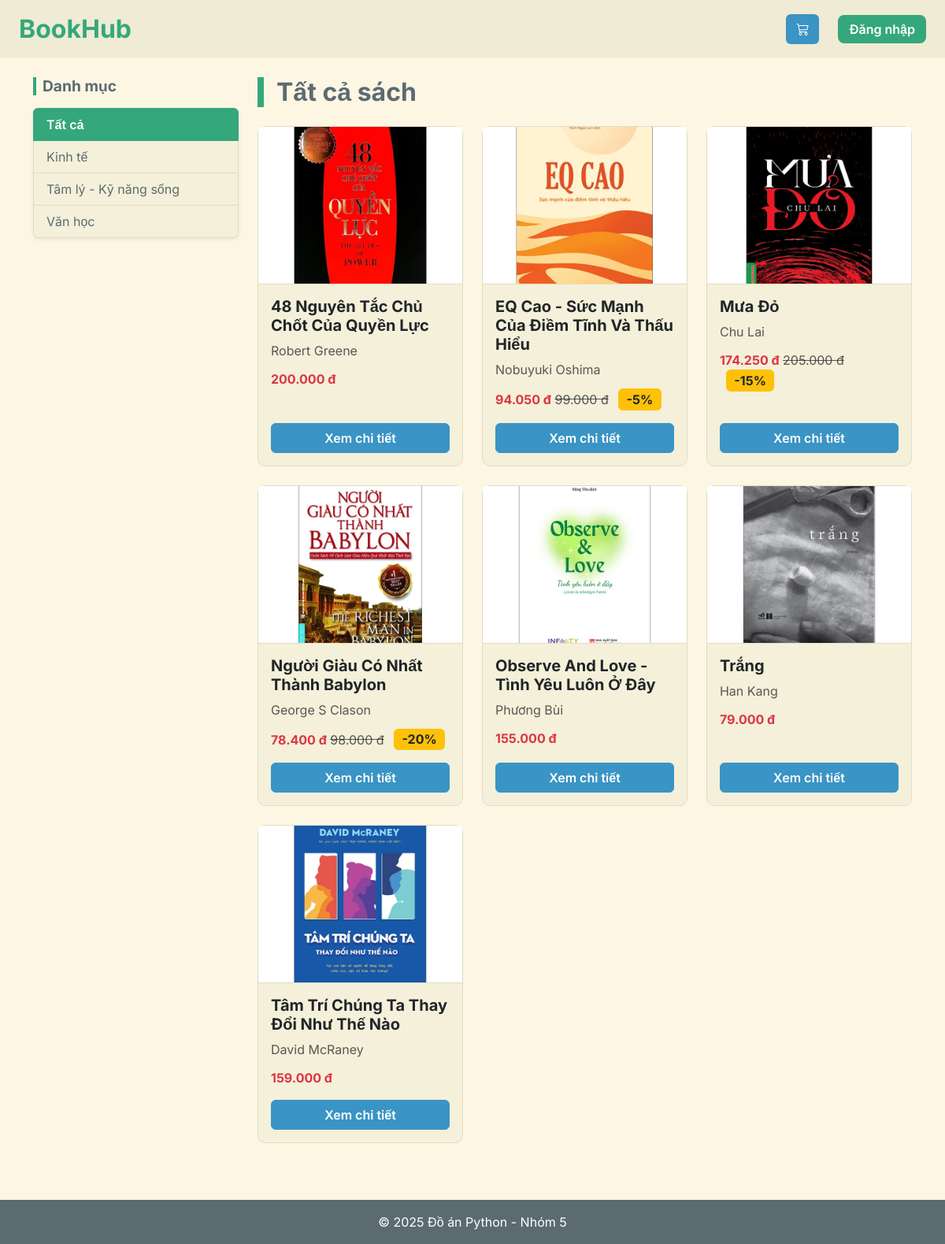
The page / on the database its author committed.
### store/models.py (models this page shows, shortened)
class Category(models.Model):
    name = models.CharField(max_length=100, db_index=True)
    slug = models.SlugField(max_length=100, unique=True)
    class Meta:
        ordering = ('name',)
        verbose_name = 'Danh mục'
        verbose_name_plural = 'Danh mục'

class Book(models.Model):
    category = models.ForeignKey(Category, related_name='books', on_delete=models.CASCADE)
    title = models.CharField(db_index=True)
    slug = models.SlugField(unique=True)
    author = models.CharField(max_length=150)
    description = models.TextField(blank=True)
    price = models.DecimalField(max_digits=10, decimal_places=0)
    stock = models.IntegerField()
    available = models.BooleanField(default=True)
    image = models.ImageField(blank=True)
    discount_percent = models.PositiveIntegerField(default=0)
    created = models.DateTimeField(auto_now_add=True)
    updated = models.DateTimeField(auto_now=True)
    class Meta:
        ordering = ('title',)
        verbose_name = 'Sách'
        verbose_name_plural = 'Sách'
    def get_discount_price(self):
        if self.discount_percent > 0:
            return self.price * (100 - self.discount_percent) / 100
        return self.price

### store/views.py (the view)
# urls.py: path('', views.book_list, name='book_list'),
def book_list(request, category_slug=None):
    category = None
    categories = Category.objects.all()
    books = Book.objects.filter(available=True, stock__gt=0)
    if category_slug:
        category = get_object_or_404(Category, slug=category_slug)
        books = books.filter(category=category)
    context = {
        'category': category,
        'categories': categories,
        'books': books,
    }
    return render(request, 'store/list.html', context)

### cart/context_processors.py (called while the page is built)
def cart_item_count(request):
    if request.user.is_authenticated:
        try:
            cart = request.user.cart
            count = sum(item.quantity for item in cart.items.all())
        except Cart.DoesNotExist:
            count = 0
    else:
        count = 0
    return {'cart_item_count': count}

### store/templatetags/money_filter.py (called while the page is built)
@register.filter
def money(value):
    try:
        value = int(value)
        return f"{value:,}".replace(",", ".") + " đ"
    except (ValueError, TypeError):
        return value

### store/templates/store/list.html (shortened to what this page needs)
{% extends "layout.html" %}
{% load money_filter %}
{% block content %}
<div class="row">
    <div class="col-md-3 mb-4">
        <h4 class="sidebar-title">Danh mục</h4>
        <div class="list-group shadow-sm">
            <a href="{% url 'book_list' %}"
               class="list-group-item list-group-item-action {% if not category %}active{% endif %}">
                Tất cả
            </a>
            {% for cate in categories %}
                <a href="{% url 'book_list_by_category' cate.slug %}"
                   class="list-group-item list-group-item-action {% if category.slug == cate.slug %}active{% endif %}">
                    {{ cate.name }}
                </a>
            {% endfor %}
        </div>
    </div>
    <div class="col-md-9">
        <h2 class="mb-4">
            {% if category %}{{ category.name }}{% else %}Tất cả sách{% endif %}
        </h2>
        <div class="row row-cols-1 row-cols-md-3 g-4">
            {% for book in books %}
            <div class="col">
                <div class="card h-100">
                    {% if book.image %}
                        <img src="{{ book.image.url }}" class="card-img-top book-img" alt="{{ book.title }}">
                    {% else %}
                        <div class="d-flex justify-content-center align-items-center book-img bg-light">
                            <p class="text-muted">Không có ảnh</p>
                        </div>
                    {% endif %}
                    <div class="card-body d-flex flex-column">
                        <h5 class="card-title fw-bold">{{ book.title }}</h5>
                        <p class="card-text text-muted mb-1">{{ book.author }}</p>
                        {% if book.discount_percent > 0 %}
                            <p class="mt-2">
                                <span class="text-danger fw-bold">{{ book.get_discount_price|money }}</span>
                                <span class="text-muted"><s>{{ book.price|money }}</s></span>
                                <span class="badge bg-warning text-dark ms-2 fs-6">
                                    -{{ book.discount_percent }}%
                                </span>
                            </p>
                        {% else %}
                            <p class="text-danger fw-bold mt-2">{{ book.price|money }}</p>
                        {% endif %}
                        <div class="mt-auto">
                            <a href="{% url 'book_detail' book.category.slug book.id book.slug %}"
                               class="btn btn-primary w-100">
                                Xem chi tiết
                            </a>
                        </div>
                    </div>
                </div>
            </div>
            {% empty %}
            <div class="col-12">
                <div class="alert alert-warning text-center shadow-sm">
                    Không tìm thấy cuốn sách nào.
                </div>
            </div>
            {% endfor %}
        </div>
    </div>
</div>
{% endblock %}

### static/css/layout.css (style rules this page uses)
:root { --light-fg: #5c6a72; --light-red: #f85552; --light-orange: #f57d26; --light-yellow: #dfa000; --light-green: #8da101; --light-blue: #3a94c5; --light-aqua: #35a77c; --light-purple: #df69ba; --light-gray-0: #a6b0a0; --light-gray-1: #939f91; --light-gray-2: #829181; --light-bg-dim: #efebd4; --light-bg-0: #fdf6e3; --light-bg-1: #f4f0d9; --light-bg-2: #efebd4; --light-bg-3: #e6e2cc; --light-bg-4: #e0dcc7; --light-bg-5: #bdc3af; }
html, body { height: 100%; }
body { display: flex; flex-direction: column; min-height: 100vh; background-color: var(--light-bg-0); font-family: "Inter", sans-serif; }

### static/css/store-list.css (style rules this page uses)
:root { --fg: var(--light-fg); --border: var(--light-bg-4); --bg: var(--light-bg-0); --bg-soft: var(--light-bg-1); --bg-hover: var(--light-bg-2); --accent-blue: var(--light-blue); --accent-green: var(--light-aqua); --accent-orange: var(--light-orange); --accent-red: var(--light-red); }
body { background-color: var(--bg); color: var(--fg); font-family: "Inter", sans-serif; }
.list-group-item { background-color: var(--bg-soft); color: var(--fg); border: 1px solid var(--border); transition: 0.2s; }
.list-group-item.active { background-color: var(--accent-green); color: white; border-color: var(--accent-green); font-weight: 600; }
.card { background-color: var(--bg-soft); border: 1px solid var(--border); border-radius: 10px; transition: 0.25s; }
.book-img { height: 200px; object-fit: cover; border-bottom: 1px solid var(--border); }
.btn-primary { background-color: var(--accent-blue); border-color: var(--accent-blue); font-weight: 600; }
h2, h4 { color: var(--fg); font-weight: 700; padding-left: 0.5rem; border-left: 4px solid var(--accent-green); }
h2 { border-left: 8px solid var(--accent-green); padding-left: 1rem; }
.sidebar-title { margin-bottom: 1rem; font-size: 1.2rem; }

### static/css/store-detail.css (style rules this page uses)
:root { --ev-bg: #f3efdc; --ev-bg-soft: #ebe6d4; --ev-card: #f9f5e6; --ev-text: #5c6a72; --ev-text-bold: #475258; --ev-accent: #df8644; --ev-accent-dark: #c56d32; }

### templates/layout.html (style rules this page uses)
html, body { height: 100%; }
body { display: flex; flex-direction: column; min-height: 100vh; }

### rows shown on the page
Category: name "Kinh tế"
Category: name "Tâm lý - Kỹ năng sống"
Category: name "Văn học"
Book: image (picture), title "48 Nguyên Tắc Chủ Chốt Của Quyền Lực", author "Robert Greene", price "200.000 đ"
Book: image (picture), title "EQ Cao - Sức Mạnh Của Điềm Tĩnh Và Thấu Hiểu", author "Nobuyuki Oshima", get_discount_price "94.050 đ", price "99.000 đ", discount_percent "5"
Book: image (picture), title "Mưa Đỏ", author "Chu Lai", get_discount_price "174.250 đ", price "205.000 đ", discount_percent "15"
Book: image (picture), title "Người Giàu Có Nhất Thành Babylon", author "George S Clason", get_discount_price "78.400 đ", price "98.000 đ", discount_percent "20"
Book: image (picture), title "Observe And Love - Tình Yêu Luôn Ở Đây", author "Phương Bùi", price "155.000 đ"
Book: image (picture), title "Trắng", author "Han Kang", price "79.000 đ"
Book: image (picture), title "Tâm Trí Chúng Ta Thay Đổi Như Thế Nào", author "David McRaney", price "159.000 đ"
